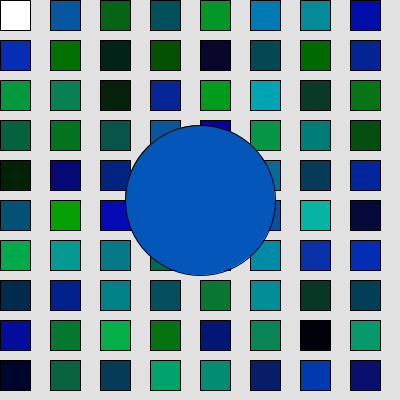
Frame 1 (no input)
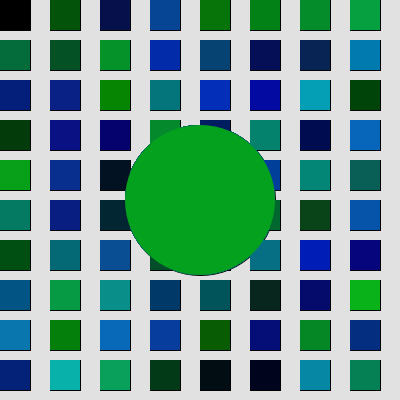
Frame 60 (the mouse pressed at the canvas centre just before this capture)
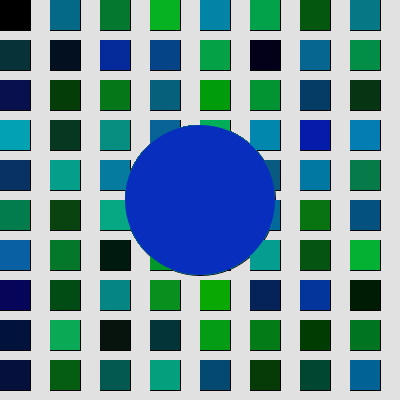
Frame 120 (the mouse held since frame 60 and released just before this capture)

The Processing sketch that drew these frames (run headless with seeded random() and noise(); from frame 60 on, the mouse is pressed at the canvas centre):

// Processing sketch: p4
// ── p4.pde
void setup(){
  size(400,400);
  background (225);
}

void draw (){
  //azules y verdes
  for (int i=0; i<width;i++){
    for (int j=0; j< height;j++){
    rect (i*50,j*40,30,30);
    fill (random(10), random(180), random (190));
    }}
    { ellipse (200,200,150,150);
    noStroke();
    fill (0);
    }}
